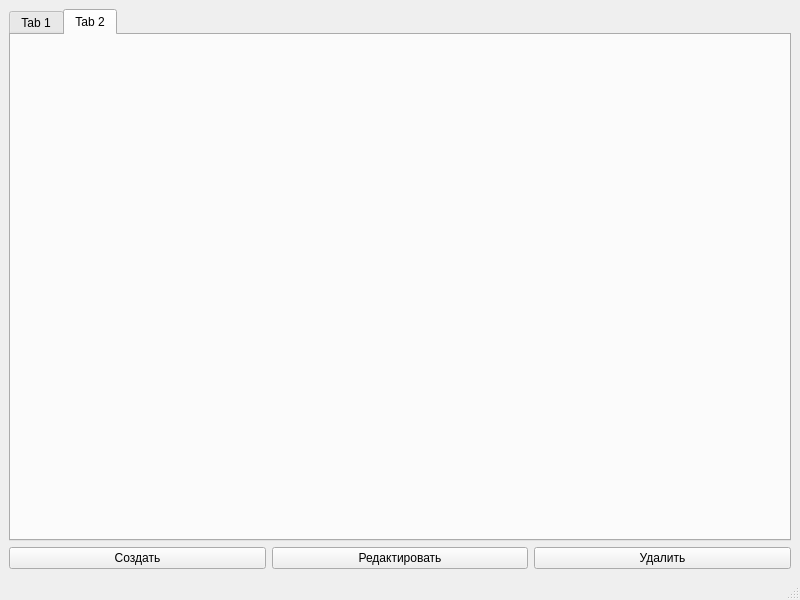
<?xml version="1.0" encoding="UTF-8"?>
<ui version="4.0">
 <class>MainWindow</class>
 <widget class="QMainWindow" name="MainWindow">
  <property name="geometry">
   <rect>
    <x>0</x>
    <y>0</y>
    <width>800</width>
    <height>600</height>
   </rect>
  </property>
  <property name="windowTitle">
   <string>MainWindow</string>
  </property>
  <widget class="QWidget" name="centralwidget">
   <layout class="QGridLayout" name="gridLayout_2">
    <item row="5" column="0">
     <widget class="QTabWidget" name="tabWidget">
      <property name="currentIndex">
       <number>1</number>
      </property>
      <widget class="QWidget" name="tab">
       <attribute name="title">
        <string>Tab 1</string>
       </attribute>
       <layout class="QGridLayout" name="gridLayout">
        <item row="2" column="0">
         <layout class="QHBoxLayout" name="horizontalLayout"/>
        </item>
        <item row="0" column="0">
         <widget class="QTableView" name="tableView"/>
        </item>
       </layout>
      </widget>
      <widget class="QWidget" name="tab_2">
       <attribute name="title">
        <string>Tab 2</string>
       </attribute>
      </widget>
     </widget>
    </item>
    <item row="6" column="0">
     <layout class="QHBoxLayout" name="horizontalLayout_2">
      <item>
       <widget class="QPushButton" name="createElement">
        <property name="text">
         <string>Создать</string>
        </property>
       </widget>
      </item>
      <item>
       <widget class="QPushButton" name="editElement">
        <property name="text">
         <string>Редактировать</string>
        </property>
       </widget>
      </item>
      <item>
       <widget class="QPushButton" name="deleteElement">
        <property name="text">
         <string>Удалить</string>
        </property>
       </widget>
      </item>
     </layout>
    </item>
   </layout>
  </widget>
  <widget class="QMenuBar" name="menubar">
   <property name="geometry">
    <rect>
     <x>0</x>
     <y>0</y>
     <width>800</width>
     <height>26</height>
    </rect>
   </property>
  </widget>
  <widget class="QStatusBar" name="statusbar"/>
 </widget>
 <resources/>
 <connections/>
</ui>
